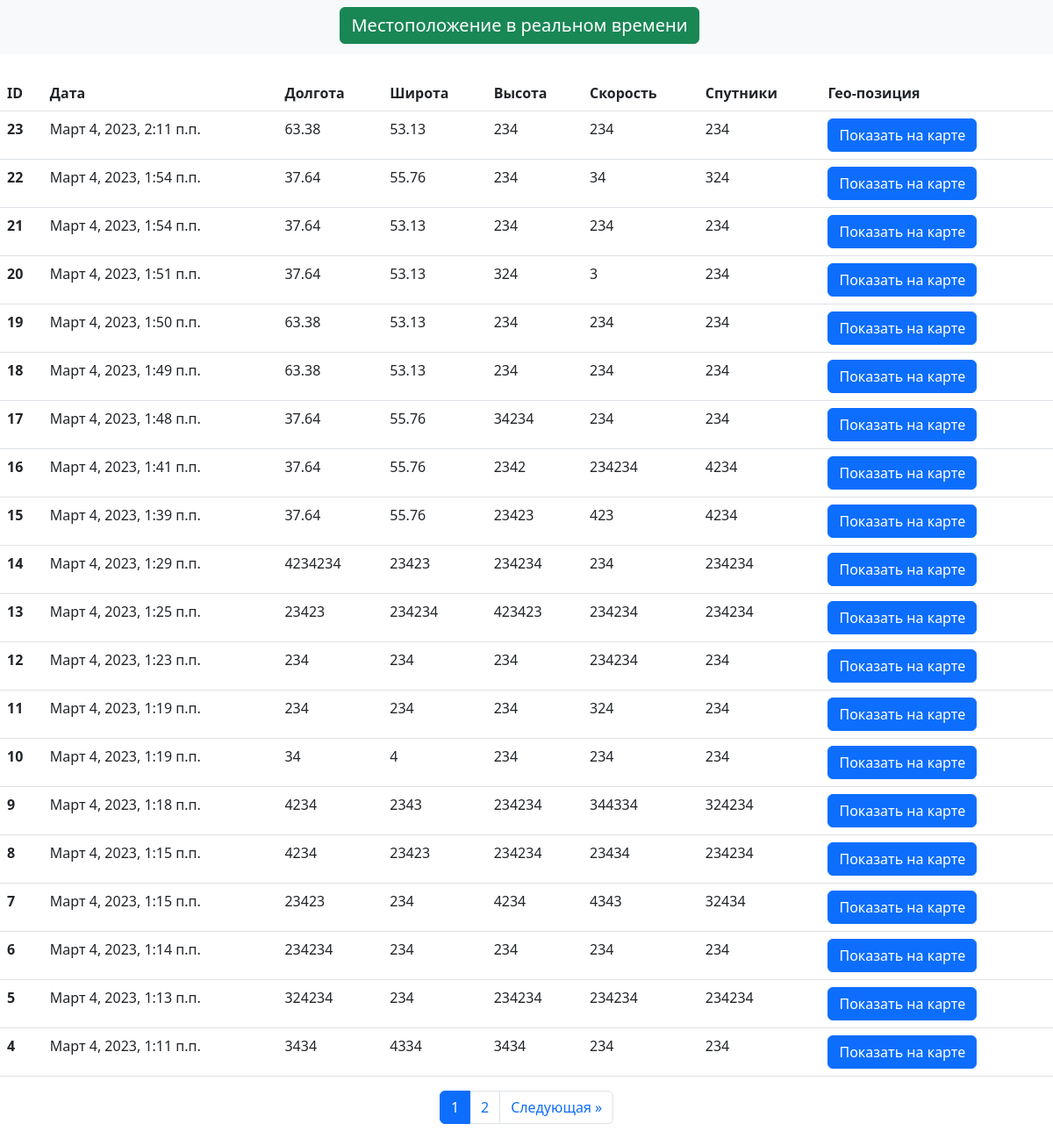
The page /tracker/ on the database as committed earlier.
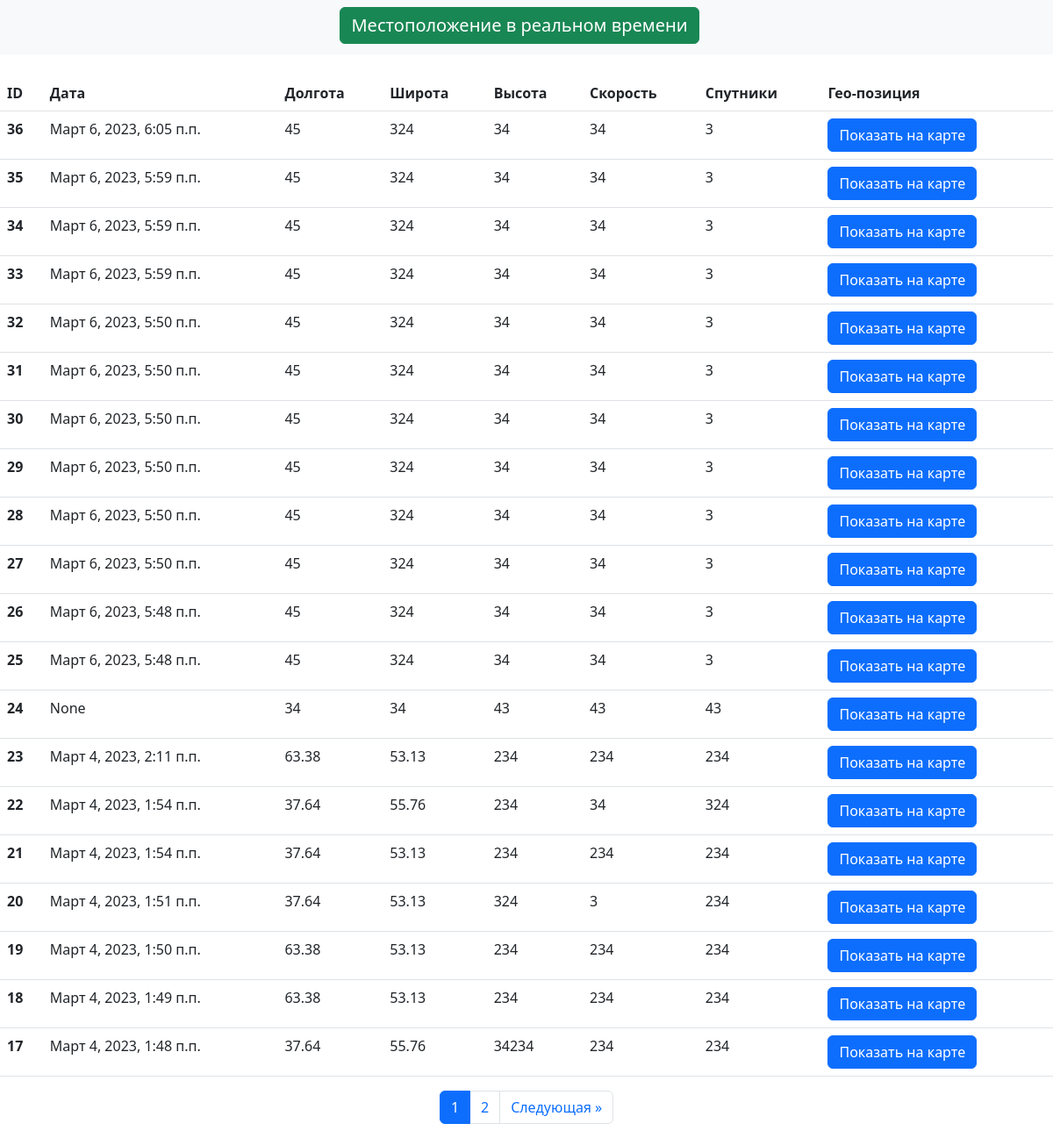
The same page on the database as committed later.
### gps_tracker/models.py (models this page shows, shortened)
class GPSData(models.Model):
    date = models.DateTimeField()
    latitude = models.CharField(max_length=255)
    longitude = models.CharField(max_length=255)
    altitude = models.IntegerField()
    sattelites = models.IntegerField()
    speed = models.IntegerField()

### gps_tracker/views.py (the view)
# urls.py: path('tracker/', views.get_gps_data),
def get_gps_data(request):
    data = gpsdata_services.get_all_data()[::-1]
    page_num = request.GET.get('page', 1)
    paginator = Paginator(data, 20)
    try:
        page_obj = paginator.page(page_num)
    except PageNotAnInteger:
        page_obj = paginator.page(1)
    except EmptyPage:
        page_obj = paginator.page(paginator.num_pages)
    return render(request, 'table.html', context={
        "page_obj": page_obj,
    })

### gps_tracker/repository.py (called while the page is built)
    def get_all_data(self) -> QuerySet[models.GPSData]:
        return models.GPSData.objects.all()

### gps_tracker/services.py (called while the page is built)
    def get_all_data(self) -> QuerySet[models.GPSData]:
        return self.gpsdata_repository.get_all_data()

### templates/table.html (shortened to what this page needs)
{% extends 'base.html' %}
{% block content %}
<nav class="navbar navbar-light bg-light" style="justify-content: center">
  <a class="btn btn-success navbar-brand mb-1 h1" style="color:white" href="/map/">Местоположение в реальном времени</a>
</nav>
<br>
<table class="table">
    <thead>
    <tr>
        <th scope="col">ID</th>
        <th scope="col">Дата</th>
        <th scope="col">Долгота</th>
        <th scope="col">Широта</th>
        <th scope="col">Высота</th>
        <th scope="col">Скорость</th>
        <th scope="col">Спутники</th>
        <th scope="col">Гео-позиция</th>
    </tr>
    </thead>
    <tbody>
    {% for d in page_obj %}
    <tr>
        <th scope="row">{{ d.id }}</th>
        <td>{{ d.date }}</td>
        <td>{{ d.longitude }}</td>
        <td>{{ d.latitude }}</td>
        <td>{{ d.altitude }}</td>
        <td>{{ d.speed }}</td>
        <td>{{ d.sattelites }}</td>
        <td><a class="btn btn-primary" href="{{d.id}}" role="button">Показать на карте</a></td>
    </tr>
    {% endfor %}
</table>
<nav aria-label="Page navigation example">
    <ul class="pagination justify-content-center">
        {% for num in page_obj.paginator.page_range %}
        {% if page_obj.number == num %}
        <li class="page-item active"><a class="page-link" href="?page={{ num }}">{{ num }}</a></li>
        {% elif num > page_obj.number|add:'-3' and num < page_obj.number|add:'3' %}
        <li class="page-item"><a class="page-link" href="?page={{ num }}">{{ num }}</a></li>
        {% endif %}
        {% endfor %}
        {% if page_obj.has_next %}
        <li class="page-item">
            <a class="page-link" href="?page={{ page_obj.next_page_number }}">Следующая »</a>
        </li>
{% endif %}
    </ul>
</nav>
{% endblock %}

Rows that differ between the two databases and show on the page:
no longer on this page (row unchanged): GPSData: id "16", date "Март 4, 2023, 1:41 п.п.", longitude "37.64", latitude "55.76", altitude "2342", speed "234234", sattelites "4234"
no longer on this page (row unchanged): GPSData: id "15", date "Март 4, 2023, 1:39 п.п.", longitude "37.64", latitude "55.76", altitude "23423", speed "423", sattelites "4234"
no longer on this page (row unchanged): GPSData: id "14", date "Март 4, 2023, 1:29 п.п.", longitude "4234234", latitude "23423", altitude "234234", speed "234", sattelites "234234"
no longer on this page (row unchanged): GPSData: id "13", date "Март 4, 2023, 1:25 п.п.", longitude "23423", latitude "234234", altitude "423423", speed "234234", sattelites "234234"
no longer on this page (row unchanged): GPSData: id "12", date "Март 4, 2023, 1:23 п.п.", longitude "234", latitude "234", altitude "234", speed "234234", sattelites "234"
no longer on this page (row unchanged): GPSData: id "11", date "Март 4, 2023, 1:19 п.п.", longitude "234", latitude "234", altitude "234", speed "324", sattelites "234"
no longer on this page (row unchanged): GPSData: id "10", date "Март 4, 2023, 1:19 п.п.", longitude "34", latitude "4", altitude "234", speed "234", sattelites "234"
no longer on this page (row unchanged): GPSData: id "9", date "Март 4, 2023, 1:18 п.п.", longitude "4234", latitude "2343", altitude "234234", speed "344334", sattelites "324234"
no longer on this page (row unchanged): GPSData: id "8", date "Март 4, 2023, 1:15 п.п.", longitude "4234", latitude "23423", altitude "234234", speed "23434", sattelites "234234"
no longer on this page (row unchanged): GPSData: id "7", date "Март 4, 2023, 1:15 п.п.", longitude "23423", latitude "234", altitude "4234", speed "4343", sattelites "32434"
no longer on this page (row unchanged): GPSData: id "6", date "Март 4, 2023, 1:14 п.п.", longitude "234234", latitude "234", altitude "234", speed "234", sattelites "234"
no longer on this page (row unchanged): GPSData: id "5", date "Март 4, 2023, 1:13 п.п.", longitude "324234", latitude "234", altitude "234234", speed "234234", sattelites "234234"
no longer on this page (row unchanged): GPSData: id "4", date "Март 4, 2023, 1:11 п.п.", longitude "3434", latitude "4334", altitude "3434", speed "234", sattelites "234"
added GPSData: id "36", date "Март 6, 2023, 6:05 п.п.", longitude "45", latitude "324", altitude "34", speed "34", sattelites "3"
added GPSData: id "35", date "Март 6, 2023, 5:59 п.п.", longitude "45", latitude "324", altitude "34", speed "34", sattelites "3"
added GPSData: id "34", date "Март 6, 2023, 5:59 п.п.", longitude "45", latitude "324", altitude "34", speed "34", sattelites "3"
added GPSData: id "33", date "Март 6, 2023, 5:59 п.п.", longitude "45", latitude "324", altitude "34", speed "34", sattelites "3"
added GPSData: id "32", date "Март 6, 2023, 5:50 п.п.", longitude "45", latitude "324", altitude "34", speed "34", sattelites "3"
added GPSData: id "31", date "Март 6, 2023, 5:50 п.п.", longitude "45", latitude "324", altitude "34", speed "34", sattelites "3"
added GPSData: id "30", date "Март 6, 2023, 5:50 п.п.", longitude "45", latitude "324", altitude "34", speed "34", sattelites "3"
added GPSData: id "29", date "Март 6, 2023, 5:50 п.п.", longitude "45", latitude "324", altitude "34", speed "34", sattelites "3"
added GPSData: id "28", date "Март 6, 2023, 5:50 п.п.", longitude "45", latitude "324", altitude "34", speed "34", sattelites "3"
added GPSData: id "27", date "Март 6, 2023, 5:50 п.п.", longitude "45", latitude "324", altitude "34", speed "34", sattelites "3"
added GPSData: id "26", date "Март 6, 2023, 5:48 п.п.", longitude "45", latitude "324", altitude "34", speed "34", sattelites "3"
added GPSData: id "25", date "Март 6, 2023, 5:48 п.п.", longitude "45", latitude "324", altitude "34", speed "34", sattelites "3"
added GPSData: id "24", date "None", longitude "34", latitude "34", altitude "43", speed "43", sattelites "43"
